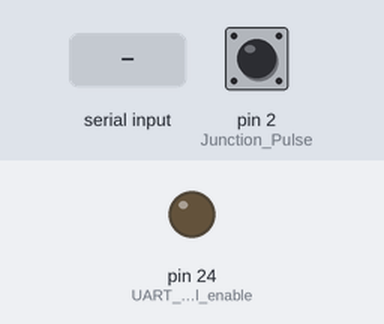
Simulated run of this sketch. Board: Arduino Mega 2560, built with avr-gcc and run on an emulated ATmega2560. Shown: output pins drawn as LEDs (lit = HIGH). Dashed ring = blinking. Inputs (shaded band) come from the test bench; at power-on: pin 2 (Junction_Pulse) LOW. What the sketch prints to the serial monitor is not drawn.

Above: at 1.2 s.
1.3 s: "1" received over the second serial link
At 1.7 s:
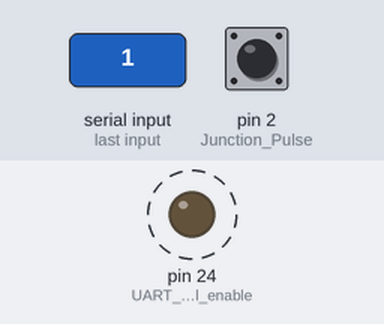
4.4 s: pin 2 (Junction_Pulse) pulled HIGH for 3.2 s
Timing chart, 0 to 61.6 s (numbered marks = the images above; inputs shaded):
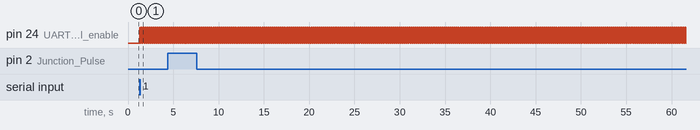

Measured:
- after the input at 1.3 s, pin 24 (UART_serial_enable): alternates HIGH for 0.01 s and LOW for 0.01 s, starting at once

The sketch:

LSA08uart.ino
```cpp
const byte UART_serial_enable = 24;
const byte Junction_Pulse = 2;

void setup()
{
  pinMode(UART_serial_enable, OUTPUT);
  digitalWrite(UART_serial_enable, HIGH);
  pinMode(Junction_Pulse, INPUT);
  Serial3.begin(9600);                          //For LSA08 to Arduino communication (Mega only)
  Serial.begin(9600);                           //For comp to Arduino communication
}

void loop()
{
  byte dummy = 0;                               //Dummy variable to read input from LSA08
  digitalWrite(UART_serial_enable, LOW);        //Enable pin set LOW to request data from LSA08
  delay(10);

    while (Serial3.available() <= 0)              //Check whether data from LSA08 is available
   {
     dummy = Serial3.read();                     //Read data from LSA08
     Serial.println(dummy);
   }

   if (digitalRead(Junction_Pulse) == HIGH)      //Check whether the junction pin is HIGH
   {
    Serial.println("Junction");
   }

  digitalWrite(UART_serial_enable, HIGH);       //Enable pin set HIGH to stop requesting data from LSA08
  delay(10);
}
```
